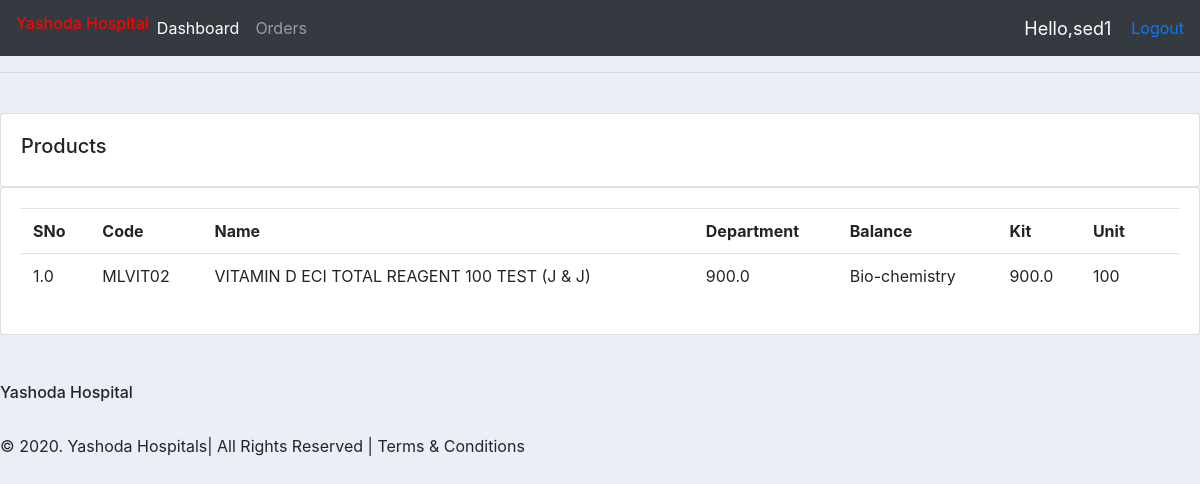
Screenshot of /products/ (signed in) with the database file from the repository.
### accounts/models.py (models this page shows, shortened)
class Product(models.Model):
    amount = models.FloatField(null=True)
    code = models.CharField(max_length=200,null=True)
    name = models.CharField(max_length=200,null=True)
    unit = models.FloatField(null=True)
    department = models.CharField(max_length=200,null=True)
    balance = models.FloatField(null=True)
    kit =models.CharField(max_length=200,null=True)
    data_created = models.DateTimeField(auto_now=True, null=True)
    tags = models.ManyToManyField(Tag)

### accounts/views.py (the view)
# urls.py: path('products/',views.products,name='products'),
@login_required(login_url='login')
def products(request):
	products = Product.objects.all()
	return render(request, 'accounts/products.html' , {'products':products})

### accounts/templates/accounts/products.html
{%  extends 'accounts/main.html' %}
{% block content %}
		<br>
		<div class="row">
			<div class="col-md">
				<div class="card card-body">
					<h5>Products</h5>
				</div>
				<div class="card card-body">
					<table class="table">
						<tr>
							<th>SNo</th>
							<th>Code</th>
							<th>Name</th>
							<th>Department</th>
							<th>Balance</th>
							<th>Kit</th>
							<th>Unit</th>
							<th></th>
						</tr>
						{% for i in products %}
							<tr>
							<td> {{i.amount}} </td>
							<td> {{i.code}} </td>
							<td> {{i.name}} </td>
							<td> {{i.unit}} </td>
							<td> {{i.department}} </td>
							<td> {{i.balance}} </td>
							<td> {{i.kit}} </td>
							<td> {{i.price}} </td>
							</tr>
							{% endfor %}
					</table>
				</div>
			</div>
		</div>
{% endblock content %}

### accounts/templates/accounts/navbar.html (shortened to what this page needs)
{% load static %}
<nav class="navbar navbar-expand-lg navbar-dark bg-dark">
  <h6 style="color:#FF0000">Yashoda Hospital</h6>
  <div class="collapse navbar-collapse" id="navbarNav">
    <ul class="navbar-nav">
      <li class="nav-item active">
        <a class="nav-link" href="{% url 'home' %}">Dashboard <span class="sr-only">(current)</span></a>
      </li>
      <li class="nav-item">
        <a class="nav-link" href="{% url 'products' %}">Orders</a>
      </li>
    </ul>
  </div>
<span id="hello-msg">Hello,{{request.user}}</span>
<span><a href="{% url 'login' %}"> Logout </a></span>
</nav>

### accounts/templates/accounts/main.html (style rules this page uses)
body { background-color: #ebeff5; }

### accounts/templates/accounts/navbar.html (style rules this page uses)
#hello-msg { font-size: 18px; color: #fff; margin-right: 20px }

### rows the page displays
Product: amount "1.0", code "MLVIT02", name "VITAMIN D ECI TOTAL REAGENT 100 TEST (J & J)", unit "900.0", department "Bio-chemistry", balance "900.0", kit "100"

### other values shown
{{ request.user }} "sed1"
